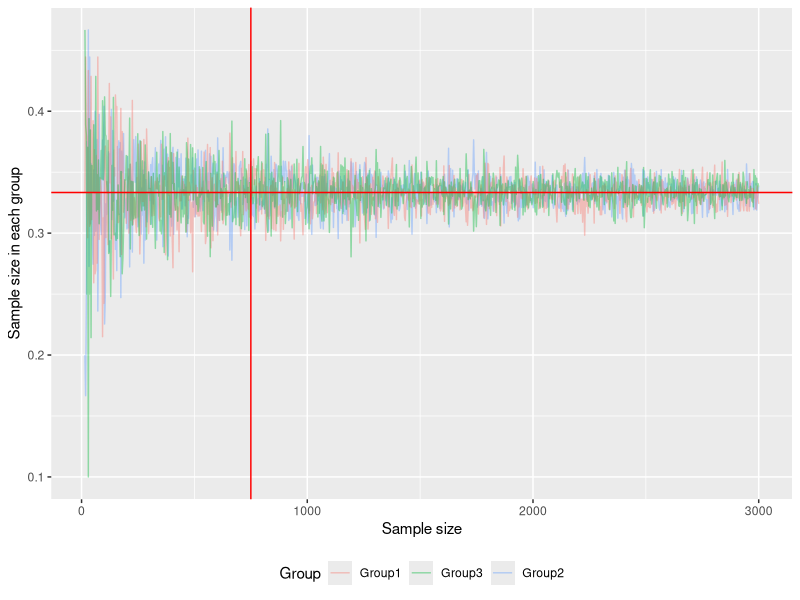
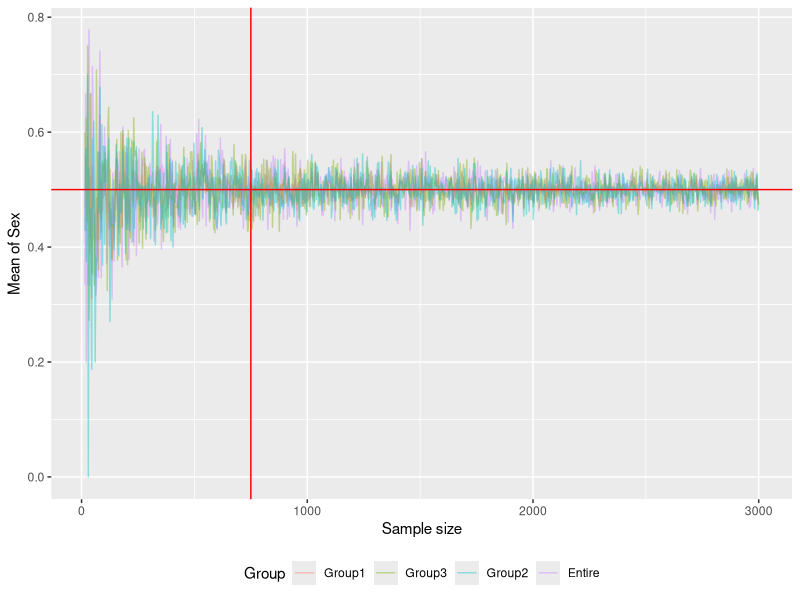
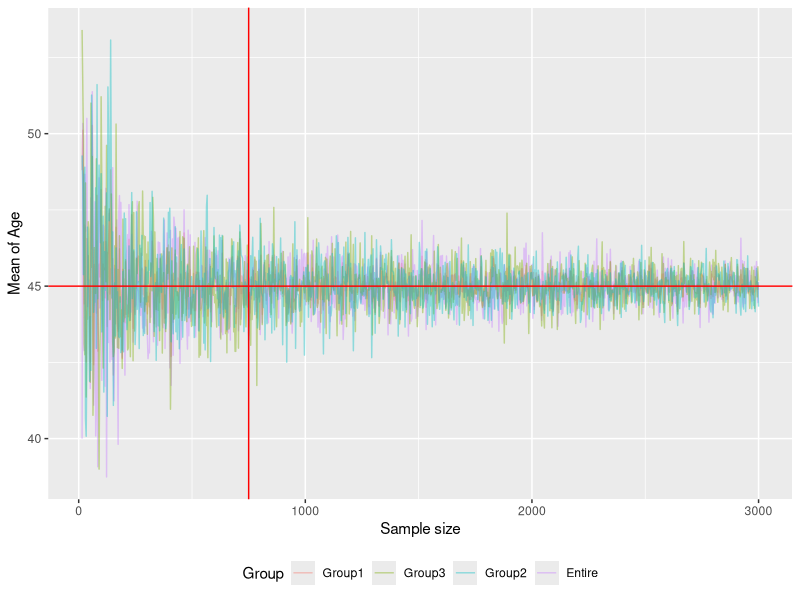
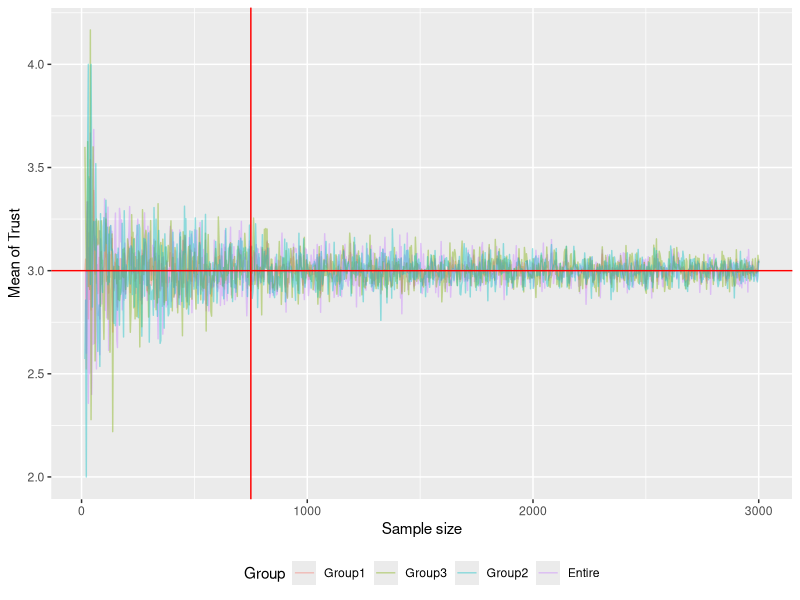

Write R code to recreate these figures, in order.
## ---- chunk 1
library(ggplot2)
## ---- chunk 2
n.group <- 3
## ---- chunk 3
result.df <- data.frame(n           = rep(NA, 996),
                        sex.mean    = rep(NA, 996),
                        age.mean    = rep(NA, 996),
                        trust.mean  = rep(NA, 996),
                        n1          = rep(NA, 996),
                        n2          = rep(NA, 996),
                        n3          = rep(NA, 996),
                        sex.mean1   = rep(NA, 996),
                        sex.mean2   = rep(NA, 996),
                        sex.mean3   = rep(NA, 996),
                        age.mean1   = rep(NA, 996),
                        age.mean2   = rep(NA, 996),
                        age.mean3   = rep(NA, 996),
                        trust.mean1 = rep(NA, 996),
                        trust.mean2 = rep(NA, 996),
                        trust.mean3 = rep(NA, 996))
## ---- chunk 4
for (i in 5:1000){
  # To generate fictitious data set
  # x belong roughly to each of the groups
  # Three times the sample size of x
  sex   <- sample(0:1,   i * n.group, replace = TRUE)
  age   <- sample(20:70, i * n.group, replace = TRUE)
  trust <- sample(1:5,   i * n.group, replace = TRUE)

#--------------------------------
# Divide the group
#--------------------------------
  group.id <- sample(1:n.group, i * n.group, replace = TRUE)
#---------------------------------
# Save data as a data.frame
#---------------------------------
  temp.df <- data.frame(sex, age, trust, group.id)

#---------------------------------
# Sample size
#---------------------------------
  sample.size <- i * n.group
  
#---------------------------------
# The average of the entire sample by sex, age, and trust
#---------------------------------
  sex.mean   <- mean(temp.df$sex  )
  age.mean   <- mean(temp.df$age  )
  trust.mean <- mean(temp.df$trust)

#---------------------------------
#  And calculate if it were belong many cases for each group
# The average of the entire sample by sex, age, and trust
#---------------------------------
  n1 <- nrow(subset(temp.df, group.id == 1))
  n2 <- nrow(subset(temp.df, group.id == 2))
  n3 <- nrow(subset(temp.df, group.id == 3))

#---------------------------------
# Calculate the mean values for sex age and trust of each group
#---------------------------------
  sex.mean1 　<- mean(subset(temp.df, group.id == 1)$sex  )
  sex.mean2   <- mean(subset(temp.df, group.id == 2)$sex  )
  sex.mean3   <- mean(subset(temp.df, group.id == 3)$sex  )
  age.mean1   <- mean(subset(temp.df, group.id == 1)$age  )
  age.mean2   <- mean(subset(temp.df, group.id == 2)$age  )
  age.mean3   <- mean(subset(temp.df, group.id == 3)$age  )
  trust.mean1 <- mean(subset(temp.df, group.id == 1)$trust)
  trust.mean2 <- mean(subset(temp.df, group.id == 2)$trust)
  trust.mean3 <- mean(subset(temp.df, group.id == 3)$trust)

#---------------------------------
# Save the results 
#---------------------------------
  result.df[i-4, ] <- c(sample.size, sex.mean, age.mean, trust.mean,
                        n1, n2, n3,
                        sex.mean1, sex.mean2, sex.mean3,
                        age.mean1, age.mean2, age.mean3,
                        trust.mean1, trust.mean2, trust.mean3)
}
## ---- chunk 5
# Check whether the entered 1/3 properly in each group.
# What can be described as being distributed in the ideal proportions closer to the solid line in red

ggplot(data = result.df) +
  geom_line(aes(x = n, y = n1/n, color = "red"),   alpha = 0.4) +
  geom_line(aes(x = n, y = n2/n, color = "blue"),  alpha = 0.4) +
  geom_line(aes(x = n, y = n3/n, color = "green"), alpha = 0.4) +
  geom_hline(yintercept = 1/3, color = "red") +
  geom_vline(xintercept = 750, color = "red") +
  scale_color_discrete(name = "Group",
                       labels = c("Group1", "Group3", "Group2")) +
  labs(x = "Sample size", y = "Sample size in each group") +
  theme(legend.position = "bottom")
## ---- chunk 6
# Sex of each group, age, the average value of the trust.
# Purple The overall average value
# Red solid line is the theoretical value

ggplot(data = result.df) +
  geom_line(aes(x = n, y = sex.mean,  color = "black"), alpha = 0.4) +
  geom_line(aes(x = n, y = sex.mean1, color = "red"),   alpha = 0.4) +
  geom_line(aes(x = n, y = sex.mean2, color = "blue"),  alpha = 0.4) +
  geom_line(aes(x = n, y = sex.mean3, color = "green"), alpha = 0.4) +
  geom_hline(yintercept = 0.5, color = "red") +
  geom_vline(xintercept = 750, color = "red") +
  scale_color_discrete(name = "Group",
                       labels = c("Group1", "Group3", "Group2", "Entire")) +
  labs(x = "Sample size", y = "Mean of Sex") +
  theme(legend.position = "bottom")
## ---- chunk 7
ggplot(data = result.df) +
  geom_line(aes(x = n, y = age.mean,  color = "black"), alpha = 0.4) +
  geom_line(aes(x = n, y = age.mean1, color = "red"),   alpha = 0.4) +
  geom_line(aes(x = n, y = age.mean2, color = "blue"),  alpha = 0.4) +
  geom_line(aes(x = n, y = age.mean3, color = "green"), alpha = 0.4) +
  geom_hline(yintercept = 45, color = "red") +
  geom_vline(xintercept = 750, color = "red") +
  scale_color_discrete(name = "Group",
                       labels = c("Group1", "Group3", "Group2", "Entire")) +
  labs(x = "Sample size", y = "Mean of Age") +
  theme(legend.position = "bottom")
  
## ---- chunk 8

ggplot(data = result.df) +
  geom_line(aes(x = n, y = trust.mean,  color = "black"), alpha = 0.4) +
  geom_line(aes(x = n, y = trust.mean1, color = "red"),   alpha = 0.4) +
  geom_line(aes(x = n, y = trust.mean2, color = "blue"),  alpha = 0.4) +
  geom_line(aes(x = n, y = trust.mean3, color = "green"), alpha = 0.4) +
  geom_hline(yintercept = 3, color = "red") +
  geom_vline(xintercept = 750, color = "red") +
  scale_color_discrete(name = "Group",
                       labels = c("Group1", "Group3", "Group2", "Entire")) +
  labs(x = "Sample size", y = "Mean of Trust") +
  theme(legend.position = "bottom")
